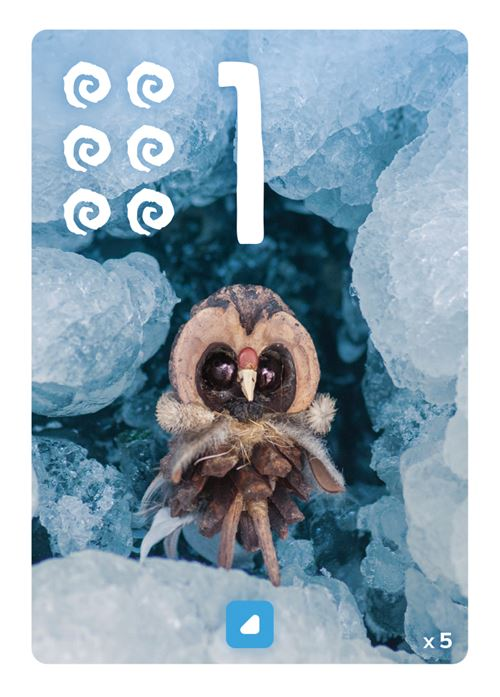
#> input picture modeles/1/1b6.jpg, 500 x 697 px, given in place of test_final_2.jpg, which was not available
$ jupyter execute --allow-errors dinguerie.ipynb
#> lines starting #> are read from the running program, lines starting #| are printed output that depends on the picture; after the words box and inside, x2 and y2 are one past the last pixel; in counts of white or black regions, pixels touching at a corner belong together; pictures that were not available may be replaced by others from this repository, and a replacement may not be noted
[cell 1]
import cv2
import matplotlib.pyplot as plt
import numpy as np
import os

[cell 2]
# Fonction qui détecte et match les "orb features" de deux images
# [25 lines left out: function match_image_features, not called in this run]

[cell 3]
# Fonction qui calcule une distance de similarité entre deux images
# [11 lines left out: function compute_feature_distance, not called in this run]

[cell 4]
# Fonction qui retrouve à partir d'une image d'une carte qu'on lui donne la carte pixies
# qui lui correspond
# [21 lines left out: function find_card, not called in this run]

[cell 5]
# On définit une classe des Cartes Pixies afin d'associer au nom des cartes pixies référencées
# les attributs nécessaire au comptage des points
# On définit 3 attributs :
# score -> correspond à la valeur de la carte en bonus/malus
#       -> si le score dépend des autres cartes de la grille, on lui attribut la valeur spéciale 's'
# season -> correspond à la saison de la carte
#        -> on donne la valeur 'all' aux cartes multi-saison
# num    -> correspond au numéro de la carte
class PixiesCard():
    # [23 lines left out: function __init__, not called in this run]

[cell 6]
# Fonction qui compte le nombre d'occurences d'une valeur dans une grille à 2 dimensions
def count_occurences(nested_list, value):
    return sum(item == value for sublist in nested_list for item in sublist)


# Fonction qui renvoie un dictionnaire contenant le nombre d'occurences par saison
# ainsi qu'une grille 3x3 contenant les saisons
# [75 lines left out: functions season_occurences, is_adj, largest_zone_season, find_largest_zone, not called in this run]

[cell 7]
# [80 lines left out: functions cards, centers, cases, ordre, validate, not called in this run]

# Fonction principale qui prend en entrée le chemin d'une image et retourne les cartes détectées ainsi que leur validité
def from_image_to_cards(image_path):
    # Charger l'image
#> called with image_path = 'test_final_2.jpg'
    img = cv2.imread(image_path)
#> img is the input picture: shape (697, 500, 3); mean B, G, R 183.6, 170.6, 150.8
    orig = img.copy()
    graybis = cv2.cvtColor(img, cv2.COLOR_BGR2GRAY)
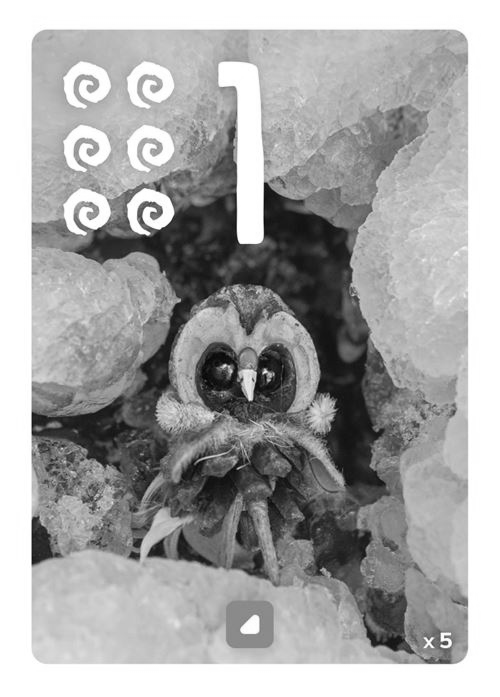
#> graybis: shape (697, 500); min 2, max 255, mean 166.2

    # Flouter pour réduire le bruit
    blurredbis = cv2.GaussianBlur(graybis, (5, 5), 0)

    # Détection de bords
    edgesbis = cv2.Canny(blurredbis, 50, 150)
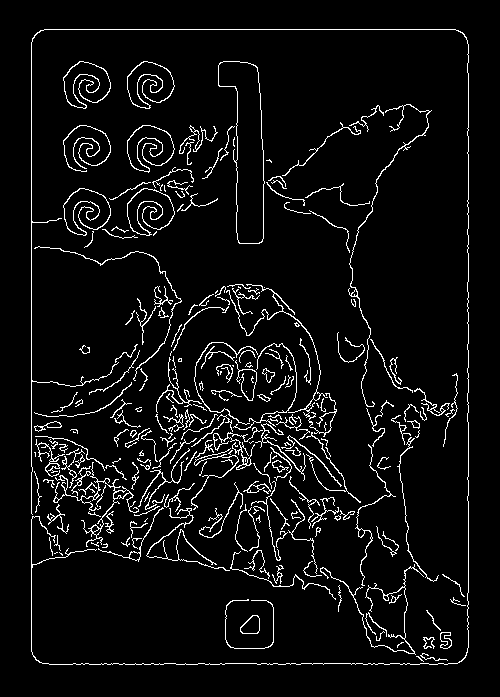
#> edgesbis: shape (697, 500); 5.6% white in thin lines or dots, all inside (x1, y1, x2, y2) = (31, 29, 469, 665)

    # Trouver les contours
    contoursbis, _ = cv2.findContours(edgesbis, cv2.RETR_EXTERNAL, cv2.CHAIN_APPROX_SIMPLE)
#> contoursbis = 230 contours, 164 with area under 20; largest, box (x1, y1, x2, y2) and area: (218, 61, 265, 244) 4949, (127, 61, 175, 109) 1283, (127, 188, 175, 236) 1280, (127, 125, 175, 173) 1270, (63, 61, 111, 109) 1266


    # Filtrer les contours : on garde ceux qui ressemblent à des rectangles
    cardstest = []
    for cnt in contoursbis:
        approx = cv2.approxPolyDP(cnt, 0.02*cv2.arcLength(cnt, True), True)
        area = cv2.contourArea(approx)
        if len(approx) >= 4 and area > 5000:  # seuil à ajuster
            cardstest.append(approx)
#> this loop made 230 passes
#> area on passes 2, 5, 7: 21, 113, 245
#> after the loop, cardstest = []

    # Fusionner tous les points en un seul tableau Nx2
    all_points = np.vstack([c.reshape(-1, 2) for c in cardstest])

    # On va rogner la photo pour enlever les bords où il n'y a pas d'information intéressante
    # Calculer min/max des coordonées
    x1 = np.min(all_points[:,0])
    x2 = np.max(all_points[:,0])
    y1 = np.min(all_points[:,1])
    y2 = np.max(all_points[:,1])

# On retravaille maintenant sur l'image rognée
    gray = graybis[y1-10:y2+10, x1-10:x2+10]
    carte = img[y1-10:y2+10, x1-10:x2+10]
    blurred = cv2.GaussianBlur(gray, (5, 5), 0)

    edges = cv2.Canny(blurred, 50, 150)

    contours, _ = cv2.findContours(edges, cv2.RETR_EXTERNAL, cv2.CHAIN_APPROX_SIMPLE)

    cards_hikes = cards(contours) #Détection des sommets

    card_centers = centers(cards_hikes) #Détection des centres des cartes

    h, w, _ = carte.shape
    cell_w = w // 3
    cell_h = h // 3

    cases_list = cases(card_centers, cell_w, cell_h)

    # Dessiner les cartes détectées
    for card in cards_hikes:
        cv2.drawContours(carte, [card], -1, (0, 255, 0), 3)


    # Fusionner tous les points en un seul tableau Nx2
    all_points = np.vstack([c.reshape(-1, 2) for c in contours])

    #Remet les cartes dans l'ordre
    ordre_list = ordre(cases_list, cards_hikes)


    #Créer la liste des str des noms des cartes
    noms=[]
    #Afficher le résultat :
    for i, card in enumerate(ordre_list):
        # Extraire la carte
        x, y, w, h = cv2.boundingRect(card)
        cropped = carte[y-10:y+h+10, x-10:x+w+10]
        if cropped is None or cropped.size == 0:
            noms.append(None)
        else:
            cv2.imwrite(f"carte_{i+1}.jpg", cropped)
            cv2.imshow(f"carte_{i+1}", cropped)
            nom=f"carte_{i+1}.jpg"
            noms.append(nom)
    print('Liste des sommets des cartes détectées:',cards_hikes)
    print('Les noms des cartes sont :',noms)
    valid= validate(ordre_list)
    print('Voici les cartes validées : ',valid)
    return noms, valid
